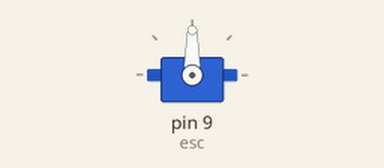
Recording of a sketch running on a simulated Arduino Uno, built with avr-gcc and run on an emulated ATmega328P. Shown: servo.

Above: at 0.1 s.
At 2.1 s:
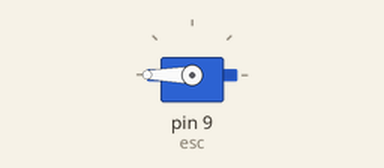
At 4.1 s:
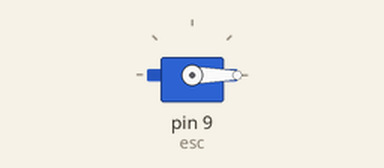
Timing chart, 0 to 5.6 s (numbered marks = the images above):
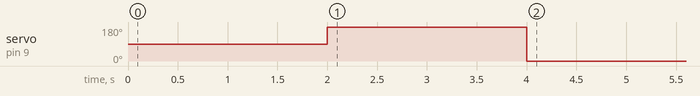

The sketch:

calibrator.ino
```cpp
#include <Servo.h>
Servo esc;

void setup() {
  Serial.begin(9600);
  esc.attach(9, 1000, 2000);
  delay(2000);
  esc.writeMicroseconds(2000);
  delay(2000);
  esc.writeMicroseconds(1000);
  delay(2000);
}
void loop() {
  // put your main code here, to run repeatedly:

}
```
